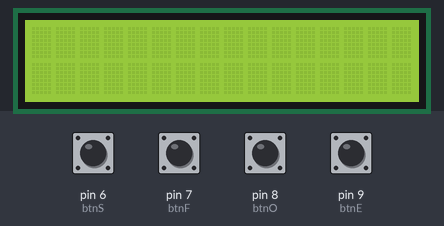
Simulated run of this sketch. Board: Arduino Uno, built with avr-gcc and run on an emulated ATmega328P. Parts: 16×2 character LCD. Inputs (shaded band) come from the test bench; at power-on: pin 6 (btnS), pin 7 (btnF), pin 8 (btnO), pin 9 (btnE) LOW.

Above: at 1.2 s.
1.3 s: pin 6 (btnS) pulled HIGH for 0.15 s
At 2.5 s:
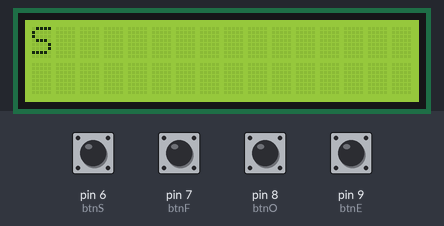
2.9 s: pin 7 (btnF) pulled HIGH for 0.15 s
At 3.8 s:
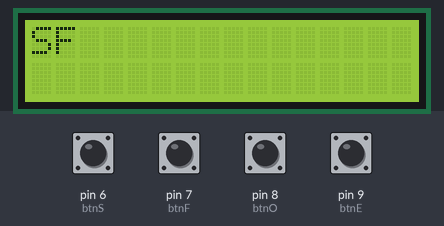
4.5 s: pin 8 (btnO) pulled HIGH for 0.15 s
At 5.0 s:
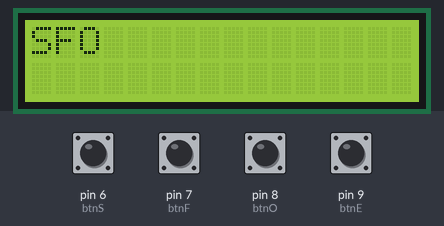
6.1 s: pin 9 (btnE) pulled HIGH for 0.15 s
At 7.3 s:
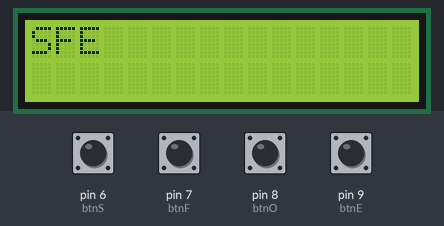
7.7 s: pin 6 (btnS) pulled HIGH for 1 s
At 8.6 s:
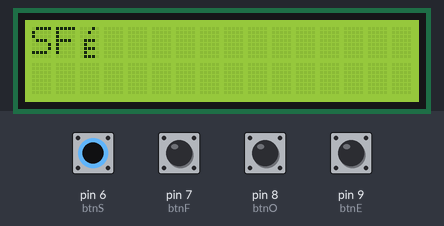
10.2 s: pin 7 (btnF) pulled HIGH for 1 s
At 10.5 s:
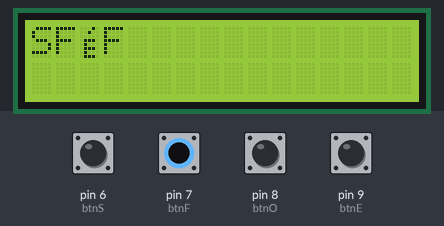
Timing chart, 0 to 13.2 s (numbered marks = the images above; inputs shaded):
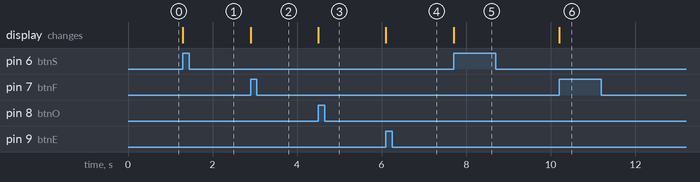

Measured:
- after the input at 1.3 s, the display: changes at once (image 1)
- after the input at 2.9 s, the display: changes at once (image 2)
- after the input at 4.5 s, the display: changes at once (image 3)
- after the input at 6.1 s, the display: changes at once (image 4)
- after the input at 7.7 s, the display: changes at once (image 5)
- after the input at 10.2 s, the display: changes at once (image 6)

The sketch:

th_baitap8.ino
```cpp
#include <LiquidCrystal.h>
LiquidCrystal lcd(12,11,5,4,3,2);

// ====== TẠO KÝ TỰ ĐẶC BIỆT ======
byte chuEE[] = { // Ê
  B00100,
  B01010,
  B00000,
  B01110,
  B01000,
  B01110,
  B01000,
  B01110
};
byte chuEF[] = { // È
  B01000,
  B00100,
  B00000,
  B01110,
  B01000,
  B01110,
  B01000,
  B01110
};
byte chuES[] = { // É
  B00010,
  B00100,
  B00000,
  B01110,
  B01000,
  B01110,
  B01000,
  B01110
};
byte chuOO[] = { // Ô
  B00100,
  B01010,
  B00000,
  B01110,
  B10001,
  B10001,
  B10001,
  B01110
};
byte chuOS[] = { // Ó
  B00010,
  B00100,
  B00000,
  B01110,
  B10001,
  B10001,
  B10001,
  B01110
};
byte chuOF[] = { // Ò
  B01000,
  B00100,
  B00000,
  B01110,
  B10001,
  B10001,
  B10001,
  B01110
};

// ====== KHAI BÁO NÚT NHẤN ======
int btnE = 9;
int btnO = 8;
int btnF = 7;
int btnS = 6;

int preE = LOW, preO = LOW, preF = LOW, preS = LOW;

// Tọa độ LCD
int x = 0, y = 0;

// Biến nhớ ký tự trước (0 = không có, 1 = E, 2 = O)
int tam = 0;

void setup() {
  lcd.begin(16,2);
  pinMode(btnE, INPUT);
  pinMode(btnO, INPUT);
  pinMode(btnS, INPUT);
  pinMode(btnF, INPUT);

  // Tạo các ký tự đặc biệt
  lcd.createChar(0, chuEE);
  lcd.createChar(1, chuES);
  lcd.createChar(2, chuEF);
  lcd.createChar(3, chuOO);
  lcd.createChar(4, chuOS);
  lcd.createChar(5, chuOF);

  lcd.clear();
}

void loop() {
  int curE = digitalRead(btnE);
  int curO = digitalRead(btnO);
  int curF = digitalRead(btnF);
  int curS = digitalRead(btnS);

  // Khi nhấn E
  if (curE == HIGH && preE == LOW) {
    if (tam == 1) { // E + E -> Ê
      lcd.write(byte(0));
      tam = 0;
      x++;
    } else{
      lcd.print("E");
      tam = 1;
    }

  }

  // Khi nhấn O
  if (curO == HIGH && preO == LOW) {
    if (tam == 2) { // O + O -> Ô
      lcd.write(byte(3));
      tam = 0;
      x++;
    } else{
      lcd.print("O");
      tam = 2;
    }

  }

  // Khi nhấn S
  if (curS == HIGH && preS == LOW) {
    if (tam == 1) { // E + S -> É
      lcd.write(byte(1));
      tam = 0;
      x++;
    } else if (tam == 2) { // O + S -> Ó
      lcd.write(byte(4));
      tam = 0;
      x++;
    } else {
      lcd.print("S");
      x++;
    }

  }

  // Khi nhấn F
  if (curF == HIGH && preF == LOW) {
    if (tam == 1) { // E + F -> È
      lcd.write(byte(2));
      tam = 0;
      x++;
    } else if (tam == 2) { // O + F -> Ò
      lcd.write(byte(5));
      tam = 0;
      x++;
    } else {
      lcd.print("F");
      x++;
    }

  }

  // Xuống dòng khi đầy hàng
  if (x > 15) {
    x = 0;
    y = 1 - y; // đổi dòng
    lcd.setCursor(x, y);
  }

  lcd.setCursor(x, y);

  // Cập nhật trạng thái trước
  preE = curE;
  preO = curO;
  preF = curF;
  preS = curS;
}
```
